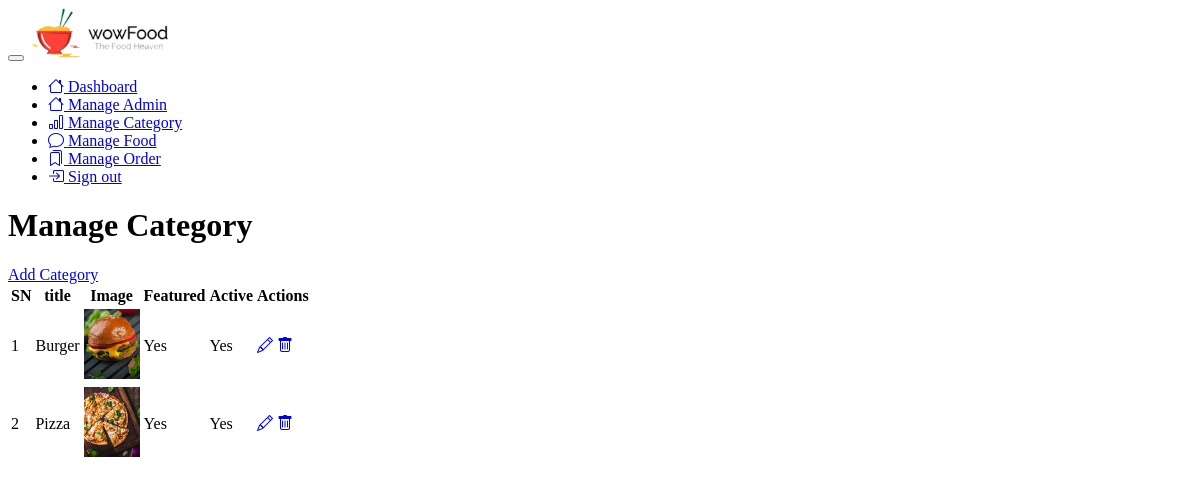
The app's page /admin/manage-category.php (signed in) with its own data.
### tables this page shows
CREATE TABLE IF NOT EXISTS `tbl_category` (
  `id` int(10) unsigned NOT NULL AUTO_INCREMENT,
  `title` varchar(100) NOT NULL,
  `image_name` varchar(255) NOT NULL,
  `featured` varchar(10) NOT NULL,
  `active` varchar(10) NOT NULL,
  PRIMARY KEY (`id`)
);

### admin/manage-category.php (the view, shortened to what this page needs)
<?php include('menu.php'); ?>
    <div class="h-screen flex-grow-1">
        <header class="bg-surface-primary border-bottom pt-6">
            <div class="container-fluid">
                <div class="mb-npx">
                    <div class="row align-items-center">
                        <div class="col-sm-12 col-12 mb-4 mb-sm-0">
                            <h1 class="h2 mb-0 ls-tight">Manage Category</h1>
                        </div>
                    </div>
                </div>
            </div>
        </header>
        <main class="py-6 bg-surface-secondary">
            <div class="container-fluid">
               <div class="card shadow border-0 mb-7">
                    <div class="card-header">
                        <a href="add-category.php" class="btn d-inline-flex btn-sm btn-primary"><span>Add Category</span></a>
                    </div>
                    <div class="table-responsive">
                        <table class="table table-hover table-nowrap">
                            <thead class="thead-light">
                                <tr>
                                    <th scope="col">SN</th>
                                    <th scope="col">title</th>
                                    <th scope="col">Image</th>
                                    <th scope="col">Featured</th>
                                    <th scope="col">Active</th>
                                    <th scope="col" class="text-center">Actions</th>
                                </tr>
                            </thead>
                            <tbody>
                                <?php
                                $sql = "SELECT * FROM tbl_category";
                                $res = mysqli_query($conn,$sql);
                                if($res==true){
                                    $sn=1;
                                    $count = mysqli_num_rows($res);
                                    if($count>0){
                                        while($row=mysqli_fetch_assoc($res)){
                                        $id = $row['id'];
                                        $title = $row['title'];
                                        $image_name = $row['image_name'];
                                        $featured = $row['featured'];
                                        $active = $row['active'];
                                        ?>
                                    <tr>
                                    <td><?php echo $sn++; ?></td>
                                    <td><?php echo $title; ?></td>
                                    <td>
                                        <?php
                                            if($image_name!=""){
                                                ?>
                                                <img src="<?php echo SITEURL; ?>images/category/<?php echo $image_name; ?>" alt="<?php echo $image_name;?>" style="height:70px;width:auto;">
                                                <?php
                                            }
                                            else{
                                                echo "<div style='color:red;'>Image not Found</div>";
                                            }
                                        ?>
                                    </td>
                                    <td><?php echo $featured; ?></td>
                                    <td><?php echo $active; ?></td>
                                    <td class="text-center">
                                        <a href="<?php echo SITEURL ?>admin/update-category.php?id=<?php echo $id; ?>" class="btn btn-sm btn-square btn-neutral"><i class="bi bi-pencil"></i></a>
                                        <a href="<?php echo SITEURL ?>admin/delete-category.php?id=<?php echo $id; ?>&image_name=<?php echo $image_name; ?>" class="btn btn-sm btn-square btn-neutral text-danger-hover"><i class="bi bi-trash"></i></a>
                                    </td>
                                </tr>
                                <?php
                                         }
                                     }else{
                                        echo "<div style='color:red'>No Category Found</div>";
                                     }
                                 }
                                ?>
                            </tbody>
                        </table>
                    </div>
                </div>
            </div>
        </main>
    </div>

### admin/menu.php (shortened to what this page needs)
<!DOCTYPE html>
<html lang="en">
<head>
    <link rel="stylesheet" href="../css/adminstyle.css">
</head>
<body>
<div class="d-flex flex-column flex-lg-row h-lg-full bg-surface-secondary">
    <nav class="navbar show navbar-vertical h-lg-screen navbar-expand-lg px-0 py-3 navbar-light bg-white border-bottom border-bottom-lg-0 border-end-lg" id="navbarVertical">
        <div class="container-fluid">
            <button class="navbar-toggler ms-n2" type="button" data-bs-toggle="collapse" data-bs-target="#sidebarCollapse" aria-controls="sidebarCollapse" aria-expanded="false" aria-label="Toggle navigation">
            </button>
            <a class="navbar-brand py-lg-2 mb-lg-5 px-lg-6 me-0" href="#">
                <img src="../images/logo.png" style="height:50px;width:auto;">
            </a>
            <div class="collapse navbar-collapse" id="sidebarCollapse">
                <ul class="navbar-nav">
                    <li class="nav-item">
                        <a class="nav-link" href="index.php">
                            <i class="bi bi-house"></i> Dashboard
                        </a>
                    </li>
                    <li class="nav-item">
                        <a class="nav-link" href="manage-admin.php">
                            <i class="bi bi-house"></i> Manage Admin
                        </a>
                    </li>
                    <li class="nav-item">
                        <a class="nav-link" href="manage-category.php">
                            <i class="bi bi-bar-chart"></i> Manage Category
                        </a>
                    </li>
                    <li class="nav-item">
                        <a class="nav-link" href="manage-foods.php">
                            <i class="bi bi-chat"></i> Manage Food
                        </a>
                    </li>
                    <li class="nav-item">
                        <a class="nav-link" href="manage-orders.php">
                            <i class="bi bi-bookmarks"></i> Manage Order
                        </a>
                    </li>
                    <li class="nav-item">
                        <a class="nav-link" href="logout.php">
                        <i class="bi-box-arrow-in-right"></i> Sign out
                        </a>
                    </li>
                </ul>
            </div>
        </div>
    </nav>

### records on screen
tbl_category: title "Burger", image_name (picture), featured "Yes", active "Yes"
tbl_category: title "Pizza", image_name (picture), featured "Yes", active "Yes"
